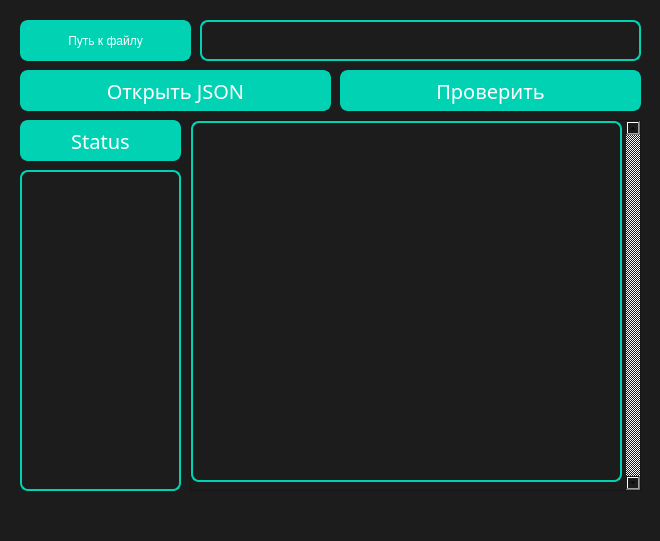
<?xml version="1.0" encoding="UTF-8"?>
<ui version="4.0">
 <class>MainWindow</class>
 <widget class="QMainWindow" name="MainWindow">
  <property name="geometry">
   <rect>
    <x>0</x>
    <y>0</y>
    <width>660</width>
    <height>541</height>
   </rect>
  </property>
  <property name="windowTitle">
   <string>JSON Parser</string>
  </property>
  <property name="styleSheet">
   <string notr="true">
background-color: rgb(28, 28, 28);</string>
  </property>
  <widget class="QWidget" name="centralwidget">
   <widget class="QLabel" name="file_path_label">
    <property name="geometry">
     <rect>
      <x>200</x>
      <y>20</y>
      <width>441</width>
      <height>41</height>
     </rect>
    </property>
    <property name="font">
     <font>
      <family>Arial Rounded MT</family>
      <pointsize>13</pointsize>
      <italic>false</italic>
      <bold>false</bold>
     </font>
    </property>
    <property name="styleSheet">
     <string notr="true">border-bottom: 2px solid rgb(2, 210, 180);
border-top: 2px solid rgb(2, 210, 180);
border-right: 2px solid rgb(2, 210, 180);
border-left: 2px solid rgb(2, 210, 180);
border-radius:8px;
color: rgb(255, 255, 255);
font: 13pt &quot;Arial Rounded MT&quot;;</string>
    </property>
    <property name="text">
     <string/>
    </property>
    <property name="margin">
     <number>10</number>
    </property>
   </widget>
   <widget class="QPushButton" name="open_file_btn">
    <property name="geometry">
     <rect>
      <x>20</x>
      <y>70</y>
      <width>311</width>
      <height>41</height>
     </rect>
    </property>
    <property name="font">
     <font>
      <family>Arial Rounded MT</family>
      <pointsize>15</pointsize>
      <italic>false</italic>
      <bold>false</bold>
     </font>
    </property>
    <property name="styleSheet">
     <string notr="true">border-bottom: 2px solid rgb(2, 210, 180);
background-color: rgb(85, 255, 127);
border-top: 2px solid rgb(2, 210, 180);
border-right: 2px solid rgb(2, 210, 180);
border-left: 2px solid rgb(2, 210, 180);
border-radius:8px;
background-color: rgb(2, 210, 180);
color: rgb(255, 255, 255);
font: 15pt &quot;Arial Rounded MT&quot;;
</string>
    </property>
    <property name="text">
     <string>Открыть JSON</string>
    </property>
   </widget>
   <widget class="QPushButton" name="check_file_btn">
    <property name="geometry">
     <rect>
      <x>340</x>
      <y>70</y>
      <width>301</width>
      <height>41</height>
     </rect>
    </property>
    <property name="font">
     <font>
      <family>Arial Rounded MT</family>
      <pointsize>15</pointsize>
      <italic>false</italic>
      <bold>false</bold>
     </font>
    </property>
    <property name="styleSheet">
     <string notr="true">border-bottom: 2px solid rgb(2, 210, 180);
border-top: 2px solid rgb(2, 210, 180);
border-right: 2px solid rgb(2, 210, 180);
border-left: 2px solid rgb(2, 210, 180);
border-radius:8px;
background-color: rgb(2, 210, 180);
color: rgb(255, 255, 255);
font: 15pt &quot;Arial Rounded MT&quot;;
</string>
    </property>
    <property name="text">
     <string>Проверить</string>
    </property>
   </widget>
   <widget class="QLabel" name="check_result_label">
    <property name="geometry">
     <rect>
      <x>20</x>
      <y>170</y>
      <width>161</width>
      <height>321</height>
     </rect>
    </property>
    <property name="font">
     <font>
      <family>Arial Rounded MT</family>
      <pointsize>15</pointsize>
      <italic>false</italic>
      <bold>false</bold>
     </font>
    </property>
    <property name="styleSheet">
     <string notr="true">QLabel
{
border-bottom: 2px solid rgb(2, 210, 180);
border-top: 2px solid rgb(2, 210, 180);
border-right: 2px solid rgb(2, 210, 180);
border-left: 2px solid rgb(2, 210, 180);
border-radius:8px;
color: rgb(255, 255, 255);
font: 15pt &quot;Arial Rounded MT&quot;;
}</string>
    </property>
    <property name="text">
     <string/>
    </property>
    <property name="wordWrap">
     <bool>true</bool>
    </property>
    <property name="margin">
     <number>10</number>
    </property>
   </widget>
   <widget class="QPushButton" name="pushButton">
    <property name="geometry">
     <rect>
      <x>20</x>
      <y>20</y>
      <width>171</width>
      <height>41</height>
     </rect>
    </property>
    <property name="styleSheet">
     <string notr="true">border-bottom: 2px solid rgb(2, 210, 180);
border-top: 2px solid rgb(2, 210, 180);
border-right: 2px solid rgb(2, 210, 180);
border-left: 2px solid rgb(2, 210, 180);
border-radius:8px;
background-color: rgb(2, 210, 180);
color: rgb(255, 255, 255);
font: 15pt &quot;Arial Rounded MT&quot;;
</string>
    </property>
    <property name="text">
     <string>Путь к файлу</string>
    </property>
   </widget>
   <widget class="QScrollArea" name="scrollArea">
    <property name="geometry">
     <rect>
      <x>190</x>
      <y>120</y>
      <width>451</width>
      <height>371</height>
     </rect>
    </property>
    <property name="styleSheet">
     <string notr="true">color: rgb(2, 210, 180);</string>
    </property>
    <property name="verticalScrollBarPolicy">
     <enum>Qt::ScrollBarAlwaysOn</enum>
    </property>
    <property name="widgetResizable">
     <bool>true</bool>
    </property>
    <property name="alignment">
     <set>Qt::AlignRight|Qt::AlignTop|Qt::AlignTrailing</set>
    </property>
    <widget class="QWidget" name="scrollAreaWidgetContents">
     <property name="geometry">
      <rect>
       <x>0</x>
       <y>0</y>
       <width>435</width>
       <height>369</height>
      </rect>
     </property>
     <property name="sizePolicy">
      <sizepolicy hsizetype="Expanding" vsizetype="Expanding">
       <horstretch>0</horstretch>
       <verstretch>0</verstretch>
      </sizepolicy>
     </property>
     <widget class="QLabel" name="json_label">
      <property name="geometry">
       <rect>
        <x>0</x>
        <y>0</y>
        <width>431</width>
        <height>361</height>
       </rect>
      </property>
      <property name="sizePolicy">
       <sizepolicy hsizetype="Expanding" vsizetype="Expanding">
        <horstretch>0</horstretch>
        <verstretch>0</verstretch>
       </sizepolicy>
      </property>
      <property name="font">
       <font>
        <family>Arial Rounded MT</family>
        <pointsize>17</pointsize>
        <italic>false</italic>
        <bold>false</bold>
       </font>
      </property>
      <property name="autoFillBackground">
       <bool>false</bool>
      </property>
      <property name="styleSheet">
       <string notr="true">QLabel
{
border-bottom: 2px solid rgb(2, 210, 180);
border-top: 2px solid rgb(2, 210, 180);
border-right: 2px solid rgb(2, 210, 180);
border-left: 2px solid rgb(2, 210, 180);
border-radius:8px;
color: rgb(255, 255, 255);
font: 17pt &quot;Arial Rounded MT&quot;;
}</string>
      </property>
      <property name="frameShadow">
       <enum>QFrame::Plain</enum>
      </property>
      <property name="text">
       <string/>
      </property>
      <property name="alignment">
       <set>Qt::AlignBottom|Qt::AlignLeading|Qt::AlignLeft</set>
      </property>
      <property name="margin">
       <number>10</number>
      </property>
     </widget>
    </widget>
   </widget>
   <widget class="QPushButton" name="error_header">
    <property name="geometry">
     <rect>
      <x>20</x>
      <y>120</y>
      <width>161</width>
      <height>41</height>
     </rect>
    </property>
    <property name="font">
     <font>
      <family>Arial Rounded MT</family>
      <pointsize>15</pointsize>
      <italic>false</italic>
      <bold>false</bold>
     </font>
    </property>
    <property name="styleSheet">
     <string notr="true">border-bottom: 2px solid rgb(2, 210, 180);
border-top: 2px solid rgb(2, 210, 180);
border-right: 2px solid rgb(2, 210, 180);
border-left: 2px solid rgb(2, 210, 180);
border-radius:8px;
background-color: rgb(2, 210, 180);
color: rgb(255, 255, 255);
font: 15pt &quot;Arial Rounded MT&quot;;
</string>
    </property>
    <property name="text">
     <string>Status</string>
    </property>
   </widget>
  </widget>
  <widget class="QMenuBar" name="menubar">
   <property name="geometry">
    <rect>
     <x>0</x>
     <y>0</y>
     <width>660</width>
     <height>21</height>
    </rect>
   </property>
  </widget>
  <widget class="QStatusBar" name="statusbar"/>
 </widget>
 <resources/>
 <connections/>
</ui>
